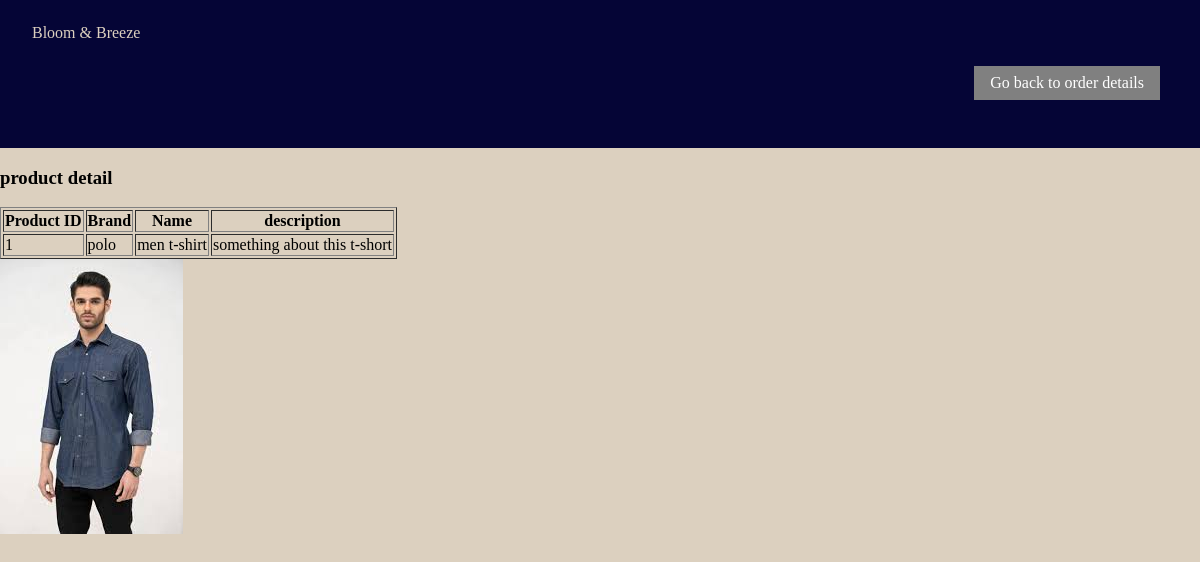
The page /admin_product_detail/1 on the database its author committed.
### tables this page shows
CREATE TABLE products(
            id INTEGER PRIMARY KEY AUTOINCREMENT,
            brand TEXT NOT NULL,
            name TEXT NOT NULL,
            description TEXT NOT NULL,
            file_path TEXT NOT NULL);

### bloom_breeze.py (the view)
@app.route('/admin_product_detail/<int:product_id>')
def admin_product_detail(product_id):
    print(product_id)
    with sqlite3.connect('database.db') as conn:
        cursor = conn.cursor()
        cursor.execute("SELECT * FROM products WHERE id=?", (product_id,))
        product = cursor.fetchone()
        print(product)
    return render_template('admin_product_detail.html', product=product)

### bloom_breeze.py (called while the page is built)
@app.after_request
def add_no_cache(response):
    response.headers['Cache-Control'] = 'no-store, no-cache, must-revalidate, max-age=0'
    response.headers['Pragma'] = 'no-cache'
    response.headers['Expires'] = '0'
    return response

### templates/admin_product_detail.html (shortened to what this page needs)
<html>
<head>
    <link rel="stylesheet" href="{{url_for('static', filename='CSS/style_sheet.css')}}">
</head>
<body>
    <nav class="navbar navbar-dark bg-dark">
        <div class="container">
            <a class="navbar-brand" href="#">Bloom & Breeze</a>
            <div class="ms-auto">
                <ul class="navbar-nav ms-auto">
                    <li class="nav-item"><a class="btn btn-secondary" href="/admin_order_details">Go back to order
                            details</a>
                    </li>
                </ul>
            </div>
        </div>
    </nav>
    <h3>product detail</h3>
    <table border="1">
        <thead>
            <tr>
                <th>Product ID</th>
                <th>Brand</th>
                <th>Name</th>
                <th>description</th>
            </tr>
        </thead>
        <tbody>
            <tr>
                <td>{{ product[0] }}</td>
                <td>{{ product[1] }}</td>
                <td>{{ product[2] }}</td>
                <td>{{ product[3] }}</td>
            </tr>
        </tbody>
    </table>
    <div>
        <img src="{{url_for('static', filename=product[4] )}}" alt="image of product">
    </div>
</body>
</html>

### static/CSS/style_sheet.css (style rules this page uses)
html, body { padding: 0; margin: 0; background-color: rgb(220, 208, 191); ; width: 100%; }
.container { width: 100%; display: flex; flex-direction: column; margin: 0.5rem auto; }
.ms-auto { margin-top: auto; margin-left: auto; }
.navbar { align-items: center; padding: 1rem 1rem; margin: 0; }
.bg-dark { background-color: rgb(5, 5, 54); }
.navbar-dark { color: rgb(220, 208, 191); }
.navbar-nav { padding: 0.5rem; display: flex; flex-direction: row; margin-bottom: 0; }
.nav-item { margin: 0.5rem auto; list-style-type: none; padding: 0.5rem 1rem; }
.navbar-brand { color: rgb(220, 208, 191); text-decoration: none; margin: auto 1rem; }
.btn { color: rgb(223, 212, 195); display: inline-block; text-decoration: none; }
.btn-secondary { background-color: gray; color: white; padding: 0.5rem 1rem; }

### rows shown on the page
products: id "1", brand "polo", name "men t-shirt", description "something about this t-short", file_path (picture)
